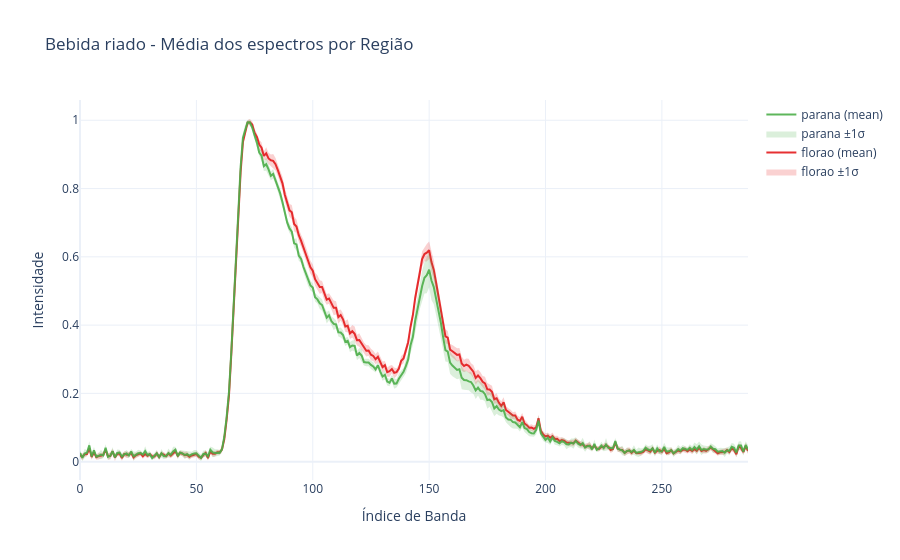

Here is the notebook cell this chart was saved with:
### Code cell
fig = plot_curve_mean_by_region(df,
                    'beverage_type',
                    "Bebida riado - Média dos espectros por Região ",
                    column_class='riado')

fig.show()

### Figure 1 — Plotly figure (JSON) as saved in the notebook; plotly's stock layout.template omitted (floating-point values rounded to 4 significant figures; data arrays with more than 128 entries replaced by an {"elided": "..."} marker saying what was removed)
{"data": [{"hoverinfo": "skip", "line": {"width": 0}, "mode": "lines", "showlegend": false, "type": "scatter", "x": {"elided": "288 int values"}, "y": {"elided": "288 float values"}}, {"fill": "tonexty", "fillcolor": "rgba(228, 26, 28, 0.2)", "hoverinfo": "skip", "line": {"width": 0}, "mode": "lines", "name": "florao ±1σ", "type": "scatter", "x": {"elided": "288 int values"}, "y": {"elided": "288 float values"}}, {"line": {"color": "rgba(228, 26, 28, 0.9)", "width": 2}, "mode": "lines", "name": "florao (mean)", "type": "scatter", "x": {"elided": "288 int values"}, "y": {"elided": "288 float values"}}, {"hoverinfo": "skip", "line": {"width": 0}, "mode": "lines", "showlegend": false, "type": "scatter", "x": {"elided": "288 int values"}, "y": {"elided": "288 float values"}}, {"fill": "tonexty", "fillcolor": "rgba(77, 175, 74, 0.2)", "hoverinfo": "skip", "line": {"width": 0}, "mode": "lines", "name": "parana ±1σ", "type": "scatter", "x": {"elided": "288 int values"}, "y": {"elided": "288 float values"}}, {"line": {"color": "rgba(77, 175, 74, 0.9)", "width": 2}, "mode": "lines", "name": "parana (mean)", "type": "scatter", "x": {"elided": "288 int values"}, "y": {"elided": "288 float values"}}], "layout": {"title": {"text": "Bebida riado - Média dos espectros por Região "}, "xaxis": {"title": {"text": "Índice de Banda"}}, "yaxis": {"title": {"text": "Intensidade"}}}}
